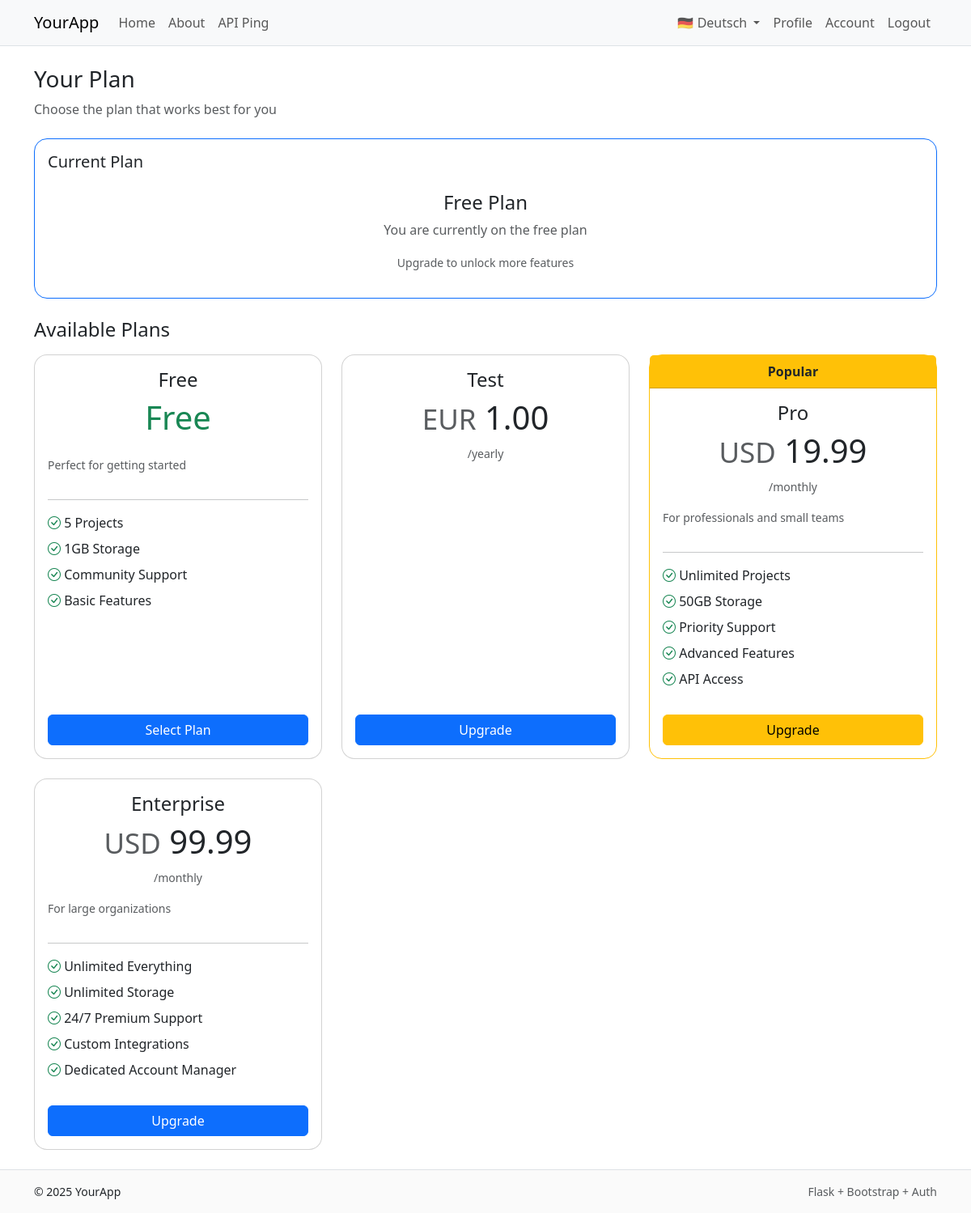
Page /account/plan (signed in) on the committed database.
### app/models/user.py (models this page shows, shortened)
class User(UserMixin, db.Model):
    id = db.Column(db.Integer, primary_key=True)
    email = db.Column(db.String(255), unique=True, nullable=False, index=True)
    language = db.Column(db.String(5), default='en')
    role = db.Column(db.String(20), nullable=False, default='user', index=True)
    password_hash = db.Column(db.String(255), nullable=False)
    created_at = db.Column(db.DateTime, default=datetime.utcnow, nullable=False)
    confirmed_at = db.Column(db.DateTime, nullable=True)
    is_active = db.Column(db.Boolean, default=True, nullable=False, index=True)
    plan_id = db.Column(db.Integer, db.ForeignKey('plan.id'), nullable=True)
    plan = db.relationship('Plan', back_populates='users')
    plan_subscribed_at = db.Column(db.DateTime, nullable=True)
    billing = db.relationship("BillingProfile", uselist=False, back_populates="user", cascade="all, delete-orphan")
    @property
    def is_authenticated(self):
        return True

### app/models/plan.py (models this page shows, shortened)
class Plan(db.Model):
    id = db.Column(db.Integer, primary_key=True)
    name = db.Column(db.String(100), nullable=False, unique=True)
    description = db.Column(db.Text, nullable=True)
    option1 = db.Column(db.String(255), nullable=True)  # e.g., "10 Projects"
    option2 = db.Column(db.String(255), nullable=True)  # e.g., "Unlimited Storage"
    option3 = db.Column(db.String(255), nullable=True)  # Additional feature
    option4 = db.Column(db.String(255), nullable=True)  # Additional feature
    option5 = db.Column(db.String(255), nullable=True)  # Additional feature
    price = db.Column(db.Numeric(10, 2), nullable=False, default=0.00)
    currency = db.Column(db.String(3), nullable=False, default='USD')
    billing_period = db.Column(db.String(20), nullable=False, default='monthly')  # monthly, yearly, lifetime
    stripe_price_id = db.Column(db.String(255), nullable=True)  # Stripe Price ID
    stripe_product_id = db.Column(db.String(255), nullable=True)  # Stripe Product ID
    is_active = db.Column(db.Boolean, default=True, nullable=False)
    is_featured = db.Column(db.Boolean, default=False, nullable=False)
    sort_order = db.Column(db.Integer, default=0)  # For display ordering
    created_at = db.Column(db.DateTime, default=datetime.utcnow, nullable=False)
    updated_at = db.Column(db.DateTime, default=datetime.utcnow, onupdate=datetime.utcnow)
    users = db.relationship('User', back_populates='plan', lazy='dynamic')
    @property
    def features_list(self):
        features = []
        for i in range(1, 6):
            option = getattr(self, f'option{i}', None)
            if option:
                features.append(option)
        return features

### app/blueprints/account/routes.py (the view)
@bp.route('/plan')
@login_required
def view_plan():
    current_plan = current_user.plan
    available_plans = Plan.query.filter_by(is_active=True).order_by(Plan.sort_order.asc()).all()
    return render_template('account/plan.html',
                         current_plan=current_plan,
                         available_plans=available_plans)

### app/__init__.py (called while the page is built)
def get_locale():
    from flask_login import current_user
    if current_user.is_authenticated and hasattr(current_user, 'language'):
        return current_user.language
    from flask import current_app
    return request.accept_languages.best_match(current_app.config['BABEL_SUPPORTED_LOCALES'])

### app/context_helpers.py (called while the page is built)
def register_context_processors(app):
    @app.context_processor
    def utility_processor():
        def has_endpoint(name: str) -> bool:
            return name in current_app.view_functions
        return dict(has_endpoint=has_endpoint)

### app/templates/account/plan.html (shortened to what this page needs)
{% extends "base.html" %}
{% block content %}
<div class="mb-4">
  <h1 class="h3">{{ _('Your Plan') }}</h1>
  <p class="text-muted">{{ _('Choose the plan that works best for you') }}</p>
</div>
<div class="card mb-4 border-primary">
  <div class="card-body">
    <h5 class="card-title">{{ _('Current Plan') }}</h5>
    {% if current_plan %}
      <div class="d-flex justify-content-between align-items-center">
        <div>
          <h3 class="mb-1">{{ current_plan.name }}</h3>
          <p class="text-muted mb-2">{{ current_plan.formatted_price }}</p>
          {% if current_user.plan_subscribed_at %}
            <small class="text-muted">{{ _('Subscribed since') }}: {{ current_user.plan_subscribed_at.strftime('%Y-%m-%d') }}</small>
          {% endif %}
        </div>
        <div>
          {% if current_plan.price > 0 %}
            <form method="POST" action="{{ url_for('account.cancel_plan') }}" style="display: inline;">
              <button type="submit" class="btn btn-outline-danger"
                      onclick="return confirm('{{ _('Cancel your subscription?') }}')">
                {{ _('Cancel Plan') }}
              </button>
            </form>
          {% endif %}
        </div>
      </div>
      {% if current_plan.features_list %}
        <hr>
        <h6 class="mb-2">{{ _('Your Features') }}:</h6>
        <ul class="list-unstyled mb-0">
          {% for feature in current_plan.features_list %}
            <li><i class="bi bi-check-circle text-success"></i> {{ feature }}</li>
          {% endfor %}
        </ul>
      {% endif %}
    {% else %}
      <div class="text-center py-3">
        <h4>{{ _('Free Plan') }}</h4>
        <p class="text-muted">{{ _('You are currently on the free plan') }}</p>
        <small class="text-muted">{{ _('Upgrade to unlock more features') }}</small>
      </div>
    {% endif %}
  </div>
</div>
<h4 class="mb-3">{{ _('Available Plans') }}</h4>
<div class="row g-4">
  {% for plan in available_plans %}
  <div class="col-md-6 col-lg-4">
    <div class="card h-100 {% if plan.is_featured %}border-warning{% endif %} {% if current_plan and current_plan.id == plan.id %}border-primary{% endif %}">
      {% if plan.is_featured %}
      <div class="card-header bg-warning text-dark text-center">
        <strong>{{ _('Popular') }}</strong>
      </div>
      {% endif %}
      <div class="card-body d-flex flex-column">
        <div class="text-center mb-3">
          <h4 class="card-title">{{ plan.name }}</h4>
          <div class="display-6 mb-2">
            {% if plan.price == 0 %}
              <span class="text-success">{{ _('Free') }}</span>
            {% else %}
              <small class="text-muted">{{ plan.currency }}</small> {{ plan.price }}
            {% endif %}
          </div>
          {% if plan.price > 0 %}
            <small class="text-muted">/{{ plan.billing_period }}</small>
          {% endif %}
        </div>
        {% if plan.description %}
          <p class="text-muted small">{{ plan.description }}</p>
        {% endif %}
        {% if plan.features_list %}
          <hr>
          <ul class="list-unstyled mb-4">
            {% for feature in plan.features_list %}
              <li class="mb-2">
                <i class="bi bi-check-circle text-success"></i> {{ feature }}
              </li>
            {% endfor %}
          </ul>
        {% endif %}
        <div class="mt-auto">
          {% if current_plan and current_plan.id == plan.id %}
            <button class="btn btn-outline-secondary w-100" disabled>
              <i class="bi bi-check-circle"></i> {{ _('Current Plan') }}
            </button>
          {% else %}
            <form method="POST" action="{{ url_for('account.select_plan', plan_id=plan.id) }}">
              <button type="submit" class="btn {% if plan.is_featured %}btn-warning{% else %}btn-primary{% endif %} w-100"
                      {% if plan.price > 0 %}onclick="return confirm('{{ _('Upgrade to') }} {{ plan.name }}?')"{% endif %}>
                {% if plan.price == 0 %}
                  {{ _('Select Plan') }}
                {% elif not current_plan or plan.price > current_plan.price %}
                  {{ _('Upgrade') }}
                {% else %}
                  {{ _('Downgrade') }}
                {% endif %}
              </button>
            </form>
          {% endif %}
        </div>
      </div>
    </div>
  </div>
  {% endfor %}
</div>
<link rel="stylesheet" href="https://cdn.jsdelivr.net/npm/bootstrap-icons@1.10.0/font/bootstrap-icons.css">
{% endblock %}

### app/templates/base.html (shortened to what this page needs)
<!doctype html>
<html lang="en">
  <head>
    <link href="https://cdn.jsdelivr.net/npm/bootstrap@5.3.3/dist/css/bootstrap.min.css" rel="stylesheet">
    <link href="{{ url_for('static', filename='css/app.css') }}" rel="stylesheet">
  </head>
  <body>
    <nav class="navbar navbar-expand-lg bg-body-tertiary border-bottom">
      <div class="container">
        <a class="navbar-brand" href="{{ url_for('main.index') }}">YourApp</a>
        <div class="collapse navbar-collapse" id="nav">
          <ul class="navbar-nav me-auto mb-2 mb-lg-0">
            <li class="nav-item"><a class="nav-link" href="{{ url_for('main.index') }}">{{ _('Home') }}</a></li>
            <li class="nav-item"><a class="nav-link" href="{{ url_for('main.about') }}">{{ _('About') }}</a></li>
            <li class="nav-item"><a class="nav-link" href="/api/v1/ping">API Ping</a></li>
          </ul>
          <ul class="navbar-nav">
            {% if current_user.is_authenticated %}
              <li class="nav-item dropdown">
                <a class="nav-link dropdown-toggle" href="#" id="languageDropdown" role="button" data-bs-toggle="dropdown" aria-expanded="false">
                  {% if current_user.language == 'de' %}🇩🇪 Deutsch{% else %}🇬🇧 English{% endif %}
                </a>
              </li>
              <li class="nav-item"><a class="nav-link" href="{{ url_for('main.profile') }}">{{ _('Profile') }}</a></li>
              <li class="nav-item"><a class="nav-link" href="{{ url_for('account.overview') }}">{{ _('Account') }}</a></li>
              <li class="nav-item"><a class="nav-link" href="{{ url_for('auth.logout') }}">{{ _('Logout') }}</a></li>
            {% else %}
              <li class="nav-item"><a class="nav-link" href="{{ url_for('auth.login') }}">Login</a></li>
              <li class="nav-item"><a class="nav-link" href="{{ url_for('auth.register') }}">Register</a></li>
            {% endif %}
          </ul>
        </div>
      </div>
    </nav>
    <main class="py-4">
      <div class="container">
        {% block content %}{% endblock %}
      </div>
    </main>
    <footer class="border-top py-3">
      <div class="container d-flex justify-content-between">
        <small>&copy; {{ 2025 }} YourApp</small>
        <small class="text-muted">Flask + Bootstrap + Auth</small>
      </div>
    </footer>
  </body>
</html>

### app/static/css/app.css (style rules this page uses)
.card { border-radius: 1rem; }
footer { background: #fafafa; }

### rows in the picture
Plan: name "Free", description "Perfect for getting started", option1 "5 Projects", option2 "1GB Storage", option3 "Community Support", option4 "Basic Features"
Plan: name "Test", currency "EUR", price "1.00", billing_period "yearly"
Plan: name "Pro", currency "USD", price "19.99", billing_period "monthly", description "For professionals and small teams", option1 "Unlimited Projects", option2 "50GB Storage", option3 "Priority Support", option4 "Advanced Features", option5 "API Access"
Plan: name "Enterprise", currency "USD", price "99.99", billing_period "monthly", description "For large organizations", option1 "Unlimited Everything", option2 "Unlimited Storage", option3 "24/7 Premium Support", option4 "Custom Integrations", option5 "Dedicated Account Manager"

### other values in the picture
{{ 2025 }} "2025"
